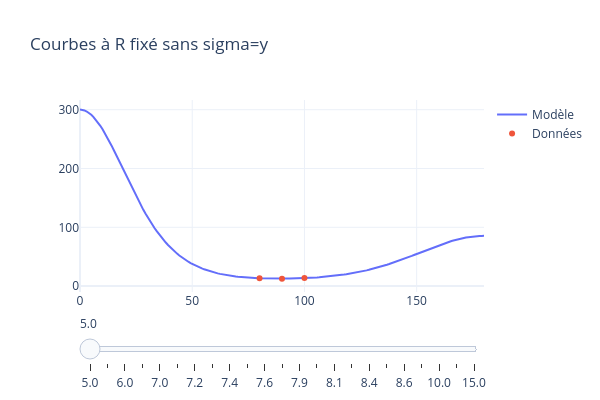
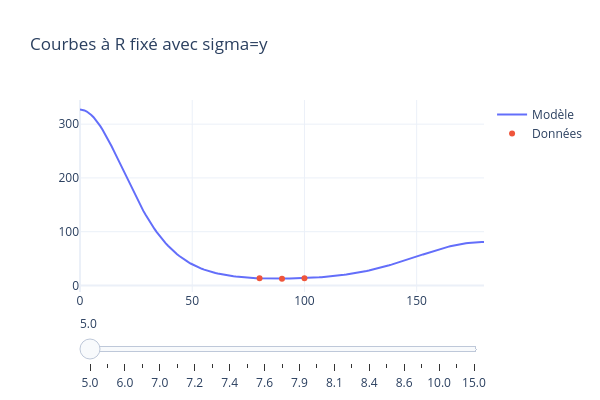

Write notebook code for charts like these, in order.
### Code cell
R_vals = np.array([5.0,5.5,6.0,6.5,7.0,7.1,7.2,7.3,7.4,7.5,7.6,7.7,
                   7.9,8.0,8.1,8.2,8.4,8.5,8.6,9.0,10.0,12.0,15.0])
x = np.linspace(0, 180, 180)
plot_interactif(V_opt, params_opt_cf, R_vals, x, Ar,
                fixed_col="R", x_col="Theta", y_col="Energy_mEh",
                title="Courbes à R fixé sans sigma=y")
plot_interactif(V_opt, params_opt_cf_sigma, R_vals, x, Ar,
                fixed_col="R", x_col="Theta", y_col="Energy_mEh",
                title="Courbes à R fixé avec sigma=y")

### Figure 1 — Plotly figure (JSON) as saved in the notebook; plotly's stock layout.template omitted (floating-point values rounded to 4 significant figures; data arrays with more than 128 entries replaced by an {"elided": "..."} marker saying what was removed)
{"data": [{"mode": "lines", "name": "Modèle", "type": "scatter", "visible": true, "x": {"elided": "180 float values"}, "y": {"elided": "180 float values"}}, {"mode": "markers", "name": "Données", "type": "scatter", "visible": true, "x": [80.0, 90.0, 100.0], "y": [13.3, 12.67, 13.57]}, {"mode": "lines", "name": "Modèle", "type": "scatter", "visible": false, "x": {"elided": "180 float values"}, "y": {"elided": "180 float values"}}, {"mode": "markers", "name": "Données", "type": "scatter", "visible": false, "x": [60.0, 80.0, 90.0, 100.0, 120.0], "y": [8.193, 4.201, 3.923, 4.239, 7.092]}, {"mode": "lines", "name": "Modèle", "type": "scatter", "visible": false, "x": {"elided": "180 float values"}, "y": {"elided": "180 float values"}}, {"mode": "markers", "name": "Données", "type": "scatter", "visible": false, "x": [40.0, 60.0, 80.0, 90.0, 100.0, 120.0, 140.0, 160.0], "y": [9.685, 2.248, 0.78, 0.6841, 0.7876, 1.807, 4.729, 9.284]}, {"mode": "lines", "name": "Modèle", "type": "scatter", "visible": false, "x": {"elided": "180 float values"}, "y": {"elided": "180 float values"}}, {"mode": "markers", "name": "Données", "type": "scatter", "visible": false, "x": [20.0, 40.0, 60.0, 80.0, 90.0, 100.0, 120.0, 140.0, 160.0, 180.0], "y": [10.76, 2.752, 0.0984, -0.3333, -0.3519, -0.3234, -0.0172, 0.9877, 2.639, 3.561]}, {"mode": "lines", "name": "Modèle", "type": "scatter", "visible": false, "x": {"elided": "180 float values"}, "y": {"elided": "180 float values"}}, {"mode": "markers", "name": "Données", "type": "scatter", "visible": false, "x": [0.0, 20.0, 40.0, 60.0, 80.0, 90.0, 95.0, 100.0, 105.0, 120.0, 140.0, 160.0, 180.0], "y": [5.216, 2.908, 0.2404, -0.5243, -0.5763, -0.5679, -0.5659, -0.5642, -0.5608, -0.5128, -0.2355, 0.2932, 0.6012]}, {"mode": "lines", "name": "Modèle", "type": "scatter", "visible": false, "x": {"elided": "180 float values"}, "y": {"elided": "180 float values"}}, {"mode": "markers", "name": "Données", "type": "scatter", "visible": false, "x": [90.0, 95.0, 100.0, 105.0], "y": [-0.5698, -0.5682, -0.5677, -0.5674]}, {"mode": "lines", "name": "Modèle", "type": "scatter", "visible": false, "x": {"elided": "180 float values"}, "y": {"elided": "180 float values"}}, {"mode": "markers", "name": "Données", "type": "scatter", "visible": false, "x": [90.0, 95.0, 100.0, 105.0], "y": [-0.564, -0.5628, -0.5634, -0.5654]}, {"mode": "lines", "name": "Modèle", "type": "scatter", "visible": false, "x": {"elided": "180 float values"}, "y": {"elided": "180 float values"}}, {"mode": "markers", "name": "Données", "type": "scatter", "visible": false, "x": [55.0, 60.0], "y": [-0.5845, -0.5993]}, {"mode": "lines", "name": "Modèle", "type": "scatter", "visible": false, "x": {"elided": "180 float values"}, "y": {"elided": "180 float values"}}, {"mode": "markers", "name": "Données", "type": "scatter", "visible": false, "x": [50.0, 55.0, 60.0], "y": [-0.5753, -0.598, -0.6005]}, {"mode": "lines", "name": "Modèle", "type": "scatter", "visible": false, "x": {"elided": "180 float values"}, "y": {"elided": "180 float values"}}, {"mode": "markers", "name": "Données", "type": "scatter", "visible": false, "x": [0.0, 20.0, 40.0, 50.0, 55.0, 60.0, 80.0, 90.0, 100.0, 120.0, 140.0, 160.0, 180.0], "y": [0.8517, 0.1951, -0.4983, -0.5935, -0.6008, -0.5938, -0.5312, -0.5169, -0.5194, -0.5462, -0.5195, -0.3979, -0.3166]}, {"mode": "lines", "name": "Modèle", "type": "scatter", "visible": false, "x": {"elided": "180 float values"}, "y": {"elided": "180 float values"}}, {"mode": "markers", "name": "Données", "type": "scatter", "visible": false, "x": [45.0, 50.0, 55.0], "y": [-0.5864, -0.5996, -0.5957]}, {"mode": "lines", "name": "Modèle", "type": "scatter", "visible": false, "x": {"elided": "180 float values"}, "y": {"elided": "180 float values"}}, {"mode": "markers", "name": "Données", "type": "scatter", "visible": false, "x": [50.0], "y": [-0.5968]}, {"mode": "lines", "name": "Modèle", "type": "scatter", "visible": false, "x": {"elided": "180 float values"}, "y": {"elided": "180 float values"}}, {"mode": "markers", "name": "Données", "type": "scatter", "visible": false, "x": [180.0], "y": [-0.4903]}, {"mode": "lines", "name": "Modèle", "type": "scatter", "visible": false, "x": {"elided": "180 float values"}, "y": {"elided": "180 float values"}}, {"mode": "markers", "name": "Données", "type": "scatter", "visible": false, "x": [0.0, 20.0, 40.0, 60.0, 80.0, 90.0, 100.0, 120.0, 140.0, 160.0, 180.0], "y": [-0.4431, -0.5514, -0.5956, -0.4981, -0.4183, -0.4048, -0.4082, -0.4492, -0.494, -0.5039, -0.4986]}, {"mode": "lines", "name": "Modèle", "type": "scatter", "visible": false, "x": {"elided": "180 float values"}, "y": {"elided": "180 float values"}}, {"mode": "markers", "name": "Données", "type": "scatter", "visible": false, "x": [180.0], "y": [-0.4985]}, {"mode": "lines", "name": "Modèle", "type": "scatter", "visible": false, "x": {"elided": "180 float values"}, "y": {"elided": "180 float values"}}, {"mode": "markers", "name": "Données", "type": "scatter", "visible": false, "x": [180.0], "y": [-0.4925]}, {"mode": "lines", "name": "Modèle", "type": "scatter", "visible": false, "x": {"elided": "180 float values"}, "y": {"elided": "180 float values"}}, {"mode": "markers", "name": "Données", "type": "scatter", "visible": false, "x": [0.0], "y": [-0.6621]}, {"mode": "lines", "name": "Modèle", "type": "scatter", "visible": false, "x": {"elided": "180 float values"}, "y": {"elided": "180 float values"}}, {"mode": "markers", "name": "Données", "type": "scatter", "visible": false, "x": [0.0, 20.0, 40.0, 60.0, 80.0, 90.0, 100.0, 120.0, 140.0, 160.0, 180.0], "y": [-0.6688, -0.6259, -0.5029, -0.3784, -0.3094, -0.2991, -0.3019, -0.3388, -0.3929, -0.4348, -0.4489]}, {"mode": "lines", "name": "Modèle", "type": "scatter", "visible": false, "x": {"elided": "180 float values"}, "y": {"elided": "180 float values"}}, {"mode": "markers", "name": "Données", "type": "scatter", "visible": false, "x": [0.0], "y": [-0.6642]}, {"mode": "lines", "name": "Modèle", "type": "scatter", "visible": false, "x": {"elided": "180 float values"}, "y": {"elided": "180 float values"}}, {"mode": "markers", "name": "Données", "type": "scatter", "visible": false, "x": [0.0, 20.0, 40.0, 60.0, 80.0, 90.0, 100.0, 120.0, 140.0, 160.0, 180.0], "y": [-0.5832, -0.5152, -0.3807, -0.2756, -0.2232, -0.2159, -0.2187, -0.247, -0.2928, -0.3338, -0.3496]}, {"mode": "lines", "name": "Modèle", "type": "scatter", "visible": false, "x": {"elided": "180 float values"}, "y": {"elided": "180 float values"}}, {"mode": "markers", "name": "Données", "type": "scatter", "visible": false, "x": [0.0, 20.0, 40.0, 60.0, 80.0, 90.0, 100.0, 120.0, 140.0, 160.0, 180.0], "y": [-0.3155, -0.274, -0.1981, -0.1427, -0.117, -0.1134, -0.1149, -0.1292, -0.155, -0.1785, -0.1884]}, {"mode": "lines", "name": "Modèle", "type": "scatter", "visible": false, "x": {"elided": "180 float values"}, "y": {"elided": "180 float values"}}, {"mode": "markers", "name": "Données", "type": "scatter", "visible": false, "x": [0.0, 20.0, 40.0, 60.0, 80.0, 90.0, 100.0, 120.0, 140.0, 160.0, 180.0], "y": [-0.0831, -0.0742, -0.0568, -0.0431, -0.0365, -0.0356, -0.0362, -0.0405, -0.0475, -0.054, -0.0569]}, {"mode": "lines", "name": "Modèle", "type": "scatter", "visible": false, "x": {"elided": "180 float values"}, "y": {"elided": "180 float values"}}, {"mode": "markers", "name": "Données", "type": "scatter", "visible": false, "x": [0.0, 20.0, 40.0, 60.0, 80.0, 90.0, 100.0, 120.0, 140.0, 160.0, 180.0], "y": [-0.0178, -0.0165, -0.0135, -0.0107, -0.0095, -0.0093, -0.0095, -0.0095, -0.0108, -0.012, -0.0126]}], "layout": {"height": 400, "sliders": [{"steps": [{"args": [{"visible": [true, true, false, false, false, false, false, false, false, false, false, false, false, false, false, false, false, false, false, false, false, false, false, false, false, false, false, false, false, false, false, false, false, false, false, false, false, false, false, false, false, false, false, false, false, false]}, {"title": "R = 5.0"}], "label": "5.0", "method": "update"}, {"args": [{"visible": [false, false, true, true, false, false, false, false, false, false, false, false, false, false, false, false, false, false, false, false, false, false, false, false, false, false, false, false, false, false, false, false, false, false, false, false, false, false, false, false, false, false, false, false, false, false]}, {"title": "R = 5.5"}], "label": "5.5", "method": "update"}, {"args": [{"visible": [false, false, false, false, true, true, false, false, false, false, false, false, false, false, false, false, false, false, false, false, false, false, false, false, false, false, false, false, false, false, false, false, false, false, false, false, false, false, false, false, false, false, false, false, false, false]}, {"title": "R = 6.0"}], "label": "6.0", "method": "update"}, {"args": [{"visible": [false, false, false, false, false, false, true, true, false, false, false, false, false, false, false, false, false, false, false, false, false, false, false, false, false, false, false, false, false, false, false, false, false, false, false, false, false, false, false, false, false, false, false, false, false, false]}, {"title": "R = 6.5"}], "label": "6.5", "method": "update"}, {"args": [{"visible": [false, false, false, false, false, false, false, false, true, true, false, false, false, false, false, false, false, false, false, false, false, false, false, false, false, false, false, false, false, false, false, false, false, false, false, false, false, false, false, false, false, false, false, false, false, false]}, {"title": "R = 7.0"}], "label": "7.0", "method": "update"}, {"args": [{"visible": [false, false, false, false, false, false, false, false, false, false, true, true, false, false, false, false, false, false, false, false, false, false, false, false, false, false, false, false, false, false, false, false, false, false, false, false, false, false, false, false, false, false, false, false, false, false]}, {"title": "R = 7.1"}], "label": "7.1", "method": "update"}, {"args": [{"visible": [false, false, false, false, false, false, false, false, false, false, false, false, true, true, false, false, false, false, false, false, false, false, false, false, false, false, false, false, false, false, false, false, false, false, false, false, false, false, false, false, false, false, false, false, false, false]}, {"title": "R = 7.2"}], "label": "7.2", "method": "update"}, {"args": [{"visible": [false, false, false, false, false, false, false, false, false, false, false, false, false, false, true, true, false, false, false, false, false, false, false, false, false, false, false, false, false, false, false, false, false, false, false, false, false, false, false, false, false, false, false, false, false, false]}, {"title": "R = 7.3"}], "label": "7.3", "method": "update"}, {"args": [{"visible": [false, false, false, false, false, false, false, false, false, false, false, false, false, false, false, false, true, true, false, false, false, false, false, false, false, false, false, false, false, false, false, false, false, false, false, false, false, false, false, false, false, false, false, false, false, false]}, {"title": "R = 7.4"}], "label": "7.4", "method": "update"}, {"args": [{"visible": [false, false, false, false, false, false, false, false, false, false, false, false, false, false, false, false, false, false, true, true, false, false, false, false, false, false, false, false, false, false, false, false, false, false, false, false, false, false, false, false, false, false, false, false, false, false]}, {"title": "R = 7.5"}], "label": "7.5", "method": "update"}, {"args": [{"visible": [false, false, false, false, false, false, false, false, false, false, false, false, false, false, false, false, false, false, false, false, true, true, false, false, false, false, false, false, false, false, false, false, false, false, false, false, false, false, false, false, false, false, false, false, false, false]}, {"title": "R = 7.6"}], "label": "7.6", "method": "update"}, {"args": [{"visible": [false, false, false, false, false, false, false, false, false, false, false, false, false, false, false, false, false, false, false, false, false, false, true, true, false, false, false, false, false, false, false, false, false, false, false, false, false, false, false, false, false, false, false, false, false, false]}, {"title": "R = 7.7"}], "label": "7.7", "method": "update"}, {"args": [{"visible": [false, false, false, false, false, false, false, false, false, false, false, false, false, false, false, false, false, false, false, false, false, false, false, false, true, true, false, false, false, false, false, false, false, false, false, false, false, false, false, false, false, false, false, false, false, false]}, {"title": "R = 7.9"}], "label": "7.9", "method": "update"}, {"args": [{"visible": [false, false, false, false, false, false, false, false, false, false, false, false, false, false, false, false, false, false, false, false, false, false, false, false, false, false, true, true, false, false, false, false, false, false, false, false, false, false, false, false, false, false, false, false, false, false]}, {"title": "R = 8.0"}], "label": "8.0", "method": "update"}, {"args": [{"visible": [false, false, false, false, false, false, false, false, false, false, false, false, false, false, false, false, false, false, false, false, false, false, false, false, false, false, false, false, true, true, false, false, false, false, false, false, false, false, false, false, false, false, false, false, false, false]}, {"title": "R = 8.1"}], "label": "8.1", "method": "update"}, {"args": [{"visible": [false, false, false, false, false, false, false, false, false, false, false, false, false, false, false, false, false, false, false, false, false, false, false, false, false, false, false, false, false, false, true, true, false, false, false, false, false, false, false, false, false, false, false, false, false, false]}, {"title": "R = 8.2"}], "label": "8.2", "method": "update"}, {"args": [{"visible": [false, false, false, false, false, false, false, false, false, false, false, false, false, false, false, false, false, false, false, false, false, false, false, false, false, false, false, false, false, false, false, false, true, true, false, false, false, false, false, false, false, false, false, false, false, false]}, {"title": "R = 8.4"}], "label": "8.4", "method": "update"}, {"args": [{"visible": [false, false, false, false, false, false, false, false, false, false, false, false, false, false, false, false, false, false, false, false, false, false, false, false, false, false, false, false, false, false, false, false, false, false, true, true, false, false, false, false, false, false, false, false, false, false]}, {"title": "R = 8.5"}], "label": "8.5", "method": "update"}, {"args": [{"visible": [false, false, false, false, false, false, false, false, false, false, false, false, false, false, false, false, false, false, false, false, false, false, false, false, false, false, false, false, false, false, false, false, false, false, false, false, true, true, false, false, false, false, false, false, false, false]}, {"title": "R = 8.6"}], "label": "8.6", "method": "update"}, {"args": [{"visible": [false, false, false, false, false, false, false, false, false, false, false, false, false, false, false, false, false, false, false, false, false, false, false, false, false, false, false, false, false, false, false, false, false, false, false, false, false, false, true, true, false, false, false, false, false, false]}, {"title": "R = 9.0"}], "label": "9.0", "method": "update"}, {"args": [{"visible": [false, false, false, false, false, false, false, false, false, false, false, false, false, false, false, false, false, false, false, false, false, false, false, false, false, false, false, false, false, false, false, false, false, false, false, false, false, false, false, false, true, true, false, false, false, false]}, {"title": "R = 10.0"}], "label": "10.0", "method": "update"}, {"args": [{"visible": [false, false, false, false, false, false, false, false, false, false, false, false, false, false, false, false, false, false, false, false, false, false, false, false, false, false, false, false, false, false, false, false, false, false, false, false, false, false, false, false, false, false, true, true, false, false]}, {"title": "R = 12.0"}], "label": "12.0", "method": "update"}, {"args": [{"visible": [false, false, false, false, false, false, false, false, false, false, false, false, false, false, false, false, false, false, false, false, false, false, false, false, false, false, false, false, false, false, false, false, false, false, false, false, false, false, false, false, false, false, false, false, true, true]}, {"title": "R = 15.0"}], "label": "15.0", "method": "update"}]}], "title": {"text": "Courbes à R fixé sans sigma=y"}, "uirevision": true, "width": 600}}

### Figure 2 — Plotly figure (JSON) as saved in the notebook; plotly's stock layout.template omitted (floating-point values rounded to 4 significant figures; data arrays with more than 128 entries replaced by an {"elided": "..."} marker saying what was removed)
{"data": [{"mode": "lines", "name": "Modèle", "type": "scatter", "visible": true, "x": {"elided": "180 float values"}, "y": {"elided": "180 float values"}}, {"mode": "markers", "name": "Données", "type": "scatter", "visible": true, "x": [80.0, 90.0, 100.0], "y": [13.3, 12.67, 13.57]}, {"mode": "lines", "name": "Modèle", "type": "scatter", "visible": false, "x": {"elided": "180 float values"}, "y": {"elided": "180 float values"}}, {"mode": "markers", "name": "Données", "type": "scatter", "visible": false, "x": [60.0, 80.0, 90.0, 100.0, 120.0], "y": [8.193, 4.201, 3.923, 4.239, 7.092]}, {"mode": "lines", "name": "Modèle", "type": "scatter", "visible": false, "x": {"elided": "180 float values"}, "y": {"elided": "180 float values"}}, {"mode": "markers", "name": "Données", "type": "scatter", "visible": false, "x": [40.0, 60.0, 80.0, 90.0, 100.0, 120.0, 140.0, 160.0], "y": [9.685, 2.248, 0.78, 0.6841, 0.7876, 1.807, 4.729, 9.284]}, {"mode": "lines", "name": "Modèle", "type": "scatter", "visible": false, "x": {"elided": "180 float values"}, "y": {"elided": "180 float values"}}, {"mode": "markers", "name": "Données", "type": "scatter", "visible": false, "x": [20.0, 40.0, 60.0, 80.0, 90.0, 100.0, 120.0, 140.0, 160.0, 180.0], "y": [10.76, 2.752, 0.0984, -0.3333, -0.3519, -0.3234, -0.0172, 0.9877, 2.639, 3.561]}, {"mode": "lines", "name": "Modèle", "type": "scatter", "visible": false, "x": {"elided": "180 float values"}, "y": {"elided": "180 float values"}}, {"mode": "markers", "name": "Données", "type": "scatter", "visible": false, "x": [0.0, 20.0, 40.0, 60.0, 80.0, 90.0, 95.0, 100.0, 105.0, 120.0, 140.0, 160.0, 180.0], "y": [5.216, 2.908, 0.2404, -0.5243, -0.5763, -0.5679, -0.5659, -0.5642, -0.5608, -0.5128, -0.2355, 0.2932, 0.6012]}, {"mode": "lines", "name": "Modèle", "type": "scatter", "visible": false, "x": {"elided": "180 float values"}, "y": {"elided": "180 float values"}}, {"mode": "markers", "name": "Données", "type": "scatter", "visible": false, "x": [90.0, 95.0, 100.0, 105.0], "y": [-0.5698, -0.5682, -0.5677, -0.5674]}, {"mode": "lines", "name": "Modèle", "type": "scatter", "visible": false, "x": {"elided": "180 float values"}, "y": {"elided": "180 float values"}}, {"mode": "markers", "name": "Données", "type": "scatter", "visible": false, "x": [90.0, 95.0, 100.0, 105.0], "y": [-0.564, -0.5628, -0.5634, -0.5654]}, {"mode": "lines", "name": "Modèle", "type": "scatter", "visible": false, "x": {"elided": "180 float values"}, "y": {"elided": "180 float values"}}, {"mode": "markers", "name": "Données", "type": "scatter", "visible": false, "x": [55.0, 60.0], "y": [-0.5845, -0.5993]}, {"mode": "lines", "name": "Modèle", "type": "scatter", "visible": false, "x": {"elided": "180 float values"}, "y": {"elided": "180 float values"}}, {"mode": "markers", "name": "Données", "type": "scatter", "visible": false, "x": [50.0, 55.0, 60.0], "y": [-0.5753, -0.598, -0.6005]}, {"mode": "lines", "name": "Modèle", "type": "scatter", "visible": false, "x": {"elided": "180 float values"}, "y": {"elided": "180 float values"}}, {"mode": "markers", "name": "Données", "type": "scatter", "visible": false, "x": [0.0, 20.0, 40.0, 50.0, 55.0, 60.0, 80.0, 90.0, 100.0, 120.0, 140.0, 160.0, 180.0], "y": [0.8517, 0.1951, -0.4983, -0.5935, -0.6008, -0.5938, -0.5312, -0.5169, -0.5194, -0.5462, -0.5195, -0.3979, -0.3166]}, {"mode": "lines", "name": "Modèle", "type": "scatter", "visible": false, "x": {"elided": "180 float values"}, "y": {"elided": "180 float values"}}, {"mode": "markers", "name": "Données", "type": "scatter", "visible": false, "x": [45.0, 50.0, 55.0], "y": [-0.5864, -0.5996, -0.5957]}, {"mode": "lines", "name": "Modèle", "type": "scatter", "visible": false, "x": {"elided": "180 float values"}, "y": {"elided": "180 float values"}}, {"mode": "markers", "name": "Données", "type": "scatter", "visible": false, "x": [50.0], "y": [-0.5968]}, {"mode": "lines", "name": "Modèle", "type": "scatter", "visible": false, "x": {"elided": "180 float values"}, "y": {"elided": "180 float values"}}, {"mode": "markers", "name": "Données", "type": "scatter", "visible": false, "x": [180.0], "y": [-0.4903]}, {"mode": "lines", "name": "Modèle", "type": "scatter", "visible": false, "x": {"elided": "180 float values"}, "y": {"elided": "180 float values"}}, {"mode": "markers", "name": "Données", "type": "scatter", "visible": false, "x": [0.0, 20.0, 40.0, 60.0, 80.0, 90.0, 100.0, 120.0, 140.0, 160.0, 180.0], "y": [-0.4431, -0.5514, -0.5956, -0.4981, -0.4183, -0.4048, -0.4082, -0.4492, -0.494, -0.5039, -0.4986]}, {"mode": "lines", "name": "Modèle", "type": "scatter", "visible": false, "x": {"elided": "180 float values"}, "y": {"elided": "180 float values"}}, {"mode": "markers", "name": "Données", "type": "scatter", "visible": false, "x": [180.0], "y": [-0.4985]}, {"mode": "lines", "name": "Modèle", "type": "scatter", "visible": false, "x": {"elided": "180 float values"}, "y": {"elided": "180 float values"}}, {"mode": "markers", "name": "Données", "type": "scatter", "visible": false, "x": [180.0], "y": [-0.4925]}, {"mode": "lines", "name": "Modèle", "type": "scatter", "visible": false, "x": {"elided": "180 float values"}, "y": {"elided": "180 float values"}}, {"mode": "markers", "name": "Données", "type": "scatter", "visible": false, "x": [0.0], "y": [-0.6621]}, {"mode": "lines", "name": "Modèle", "type": "scatter", "visible": false, "x": {"elided": "180 float values"}, "y": {"elided": "180 float values"}}, {"mode": "markers", "name": "Données", "type": "scatter", "visible": false, "x": [0.0, 20.0, 40.0, 60.0, 80.0, 90.0, 100.0, 120.0, 140.0, 160.0, 180.0], "y": [-0.6688, -0.6259, -0.5029, -0.3784, -0.3094, -0.2991, -0.3019, -0.3388, -0.3929, -0.4348, -0.4489]}, {"mode": "lines", "name": "Modèle", "type": "scatter", "visible": false, "x": {"elided": "180 float values"}, "y": {"elided": "180 float values"}}, {"mode": "markers", "name": "Données", "type": "scatter", "visible": false, "x": [0.0], "y": [-0.6642]}, {"mode": "lines", "name": "Modèle", "type": "scatter", "visible": false, "x": {"elided": "180 float values"}, "y": {"elided": "180 float values"}}, {"mode": "markers", "name": "Données", "type": "scatter", "visible": false, "x": [0.0, 20.0, 40.0, 60.0, 80.0, 90.0, 100.0, 120.0, 140.0, 160.0, 180.0], "y": [-0.5832, -0.5152, -0.3807, -0.2756, -0.2232, -0.2159, -0.2187, -0.247, -0.2928, -0.3338, -0.3496]}, {"mode": "lines", "name": "Modèle", "type": "scatter", "visible": false, "x": {"elided": "180 float values"}, "y": {"elided": "180 float values"}}, {"mode": "markers", "name": "Données", "type": "scatter", "visible": false, "x": [0.0, 20.0, 40.0, 60.0, 80.0, 90.0, 100.0, 120.0, 140.0, 160.0, 180.0], "y": [-0.3155, -0.274, -0.1981, -0.1427, -0.117, -0.1134, -0.1149, -0.1292, -0.155, -0.1785, -0.1884]}, {"mode": "lines", "name": "Modèle", "type": "scatter", "visible": false, "x": {"elided": "180 float values"}, "y": {"elided": "180 float values"}}, {"mode": "markers", "name": "Données", "type": "scatter", "visible": false, "x": [0.0, 20.0, 40.0, 60.0, 80.0, 90.0, 100.0, 120.0, 140.0, 160.0, 180.0], "y": [-0.0831, -0.0742, -0.0568, -0.0431, -0.0365, -0.0356, -0.0362, -0.0405, -0.0475, -0.054, -0.0569]}, {"mode": "lines", "name": "Modèle", "type": "scatter", "visible": false, "x": {"elided": "180 float values"}, "y": {"elided": "180 float values"}}, {"mode": "markers", "name": "Données", "type": "scatter", "visible": false, "x": [0.0, 20.0, 40.0, 60.0, 80.0, 90.0, 100.0, 120.0, 140.0, 160.0, 180.0], "y": [-0.0178, -0.0165, -0.0135, -0.0107, -0.0095, -0.0093, -0.0095, -0.0095, -0.0108, -0.012, -0.0126]}], "layout": {"height": 400, "sliders": [{"steps": [{"args": [{"visible": [true, true, false, false, false, false, false, false, false, false, false, false, false, false, false, false, false, false, false, false, false, false, false, false, false, false, false, false, false, false, false, false, false, false, false, false, false, false, false, false, false, false, false, false, false, false]}, {"title": "R = 5.0"}], "label": "5.0", "method": "update"}, {"args": [{"visible": [false, false, true, true, false, false, false, false, false, false, false, false, false, false, false, false, false, false, false, false, false, false, false, false, false, false, false, false, false, false, false, false, false, false, false, false, false, false, false, false, false, false, false, false, false, false]}, {"title": "R = 5.5"}], "label": "5.5", "method": "update"}, {"args": [{"visible": [false, false, false, false, true, true, false, false, false, false, false, false, false, false, false, false, false, false, false, false, false, false, false, false, false, false, false, false, false, false, false, false, false, false, false, false, false, false, false, false, false, false, false, false, false, false]}, {"title": "R = 6.0"}], "label": "6.0", "method": "update"}, {"args": [{"visible": [false, false, false, false, false, false, true, true, false, false, false, false, false, false, false, false, false, false, false, false, false, false, false, false, false, false, false, false, false, false, false, false, false, false, false, false, false, false, false, false, false, false, false, false, false, false]}, {"title": "R = 6.5"}], "label": "6.5", "method": "update"}, {"args": [{"visible": [false, false, false, false, false, false, false, false, true, true, false, false, false, false, false, false, false, false, false, false, false, false, false, false, false, false, false, false, false, false, false, false, false, false, false, false, false, false, false, false, false, false, false, false, false, false]}, {"title": "R = 7.0"}], "label": "7.0", "method": "update"}, {"args": [{"visible": [false, false, false, false, false, false, false, false, false, false, true, true, false, false, false, false, false, false, false, false, false, false, false, false, false, false, false, false, false, false, false, false, false, false, false, false, false, false, false, false, false, false, false, false, false, false]}, {"title": "R = 7.1"}], "label": "7.1", "method": "update"}, {"args": [{"visible": [false, false, false, false, false, false, false, false, false, false, false, false, true, true, false, false, false, false, false, false, false, false, false, false, false, false, false, false, false, false, false, false, false, false, false, false, false, false, false, false, false, false, false, false, false, false]}, {"title": "R = 7.2"}], "label": "7.2", "method": "update"}, {"args": [{"visible": [false, false, false, false, false, false, false, false, false, false, false, false, false, false, true, true, false, false, false, false, false, false, false, false, false, false, false, false, false, false, false, false, false, false, false, false, false, false, false, false, false, false, false, false, false, false]}, {"title": "R = 7.3"}], "label": "7.3", "method": "update"}, {"args": [{"visible": [false, false, false, false, false, false, false, false, false, false, false, false, false, false, false, false, true, true, false, false, false, false, false, false, false, false, false, false, false, false, false, false, false, false, false, false, false, false, false, false, false, false, false, false, false, false]}, {"title": "R = 7.4"}], "label": "7.4", "method": "update"}, {"args": [{"visible": [false, false, false, false, false, false, false, false, false, false, false, false, false, false, false, false, false, false, true, true, false, false, false, false, false, false, false, false, false, false, false, false, false, false, false, false, false, false, false, false, false, false, false, false, false, false]}, {"title": "R = 7.5"}], "label": "7.5", "method": "update"}, {"args": [{"visible": [false, false, false, false, false, false, false, false, false, false, false, false, false, false, false, false, false, false, false, false, true, true, false, false, false, false, false, false, false, false, false, false, false, false, false, false, false, false, false, false, false, false, false, false, false, false]}, {"title": "R = 7.6"}], "label": "7.6", "method": "update"}, {"args": [{"visible": [false, false, false, false, false, false, false, false, false, false, false, false, false, false, false, false, false, false, false, false, false, false, true, true, false, false, false, false, false, false, false, false, false, false, false, false, false, false, false, false, false, false, false, false, false, false]}, {"title": "R = 7.7"}], "label": "7.7", "method": "update"}, {"args": [{"visible": [false, false, false, false, false, false, false, false, false, false, false, false, false, false, false, false, false, false, false, false, false, false, false, false, true, true, false, false, false, false, false, false, false, false, false, false, false, false, false, false, false, false, false, false, false, false]}, {"title": "R = 7.9"}], "label": "7.9", "method": "update"}, {"args": [{"visible": [false, false, false, false, false, false, false, false, false, false, false, false, false, false, false, false, false, false, false, false, false, false, false, false, false, false, true, true, false, false, false, false, false, false, false, false, false, false, false, false, false, false, false, false, false, false]}, {"title": "R = 8.0"}], "label": "8.0", "method": "update"}, {"args": [{"visible": [false, false, false, false, false, false, false, false, false, false, false, false, false, false, false, false, false, false, false, false, false, false, false, false, false, false, false, false, true, true, false, false, false, false, false, false, false, false, false, false, false, false, false, false, false, false]}, {"title": "R = 8.1"}], "label": "8.1", "method": "update"}, {"args": [{"visible": [false, false, false, false, false, false, false, false, false, false, false, false, false, false, false, false, false, false, false, false, false, false, false, false, false, false, false, false, false, false, true, true, false, false, false, false, false, false, false, false, false, false, false, false, false, false]}, {"title": "R = 8.2"}], "label": "8.2", "method": "update"}, {"args": [{"visible": [false, false, false, false, false, false, false, false, false, false, false, false, false, false, false, false, false, false, false, false, false, false, false, false, false, false, false, false, false, false, false, false, true, true, false, false, false, false, false, false, false, false, false, false, false, false]}, {"title": "R = 8.4"}], "label": "8.4", "method": "update"}, {"args": [{"visible": [false, false, false, false, false, false, false, false, false, false, false, false, false, false, false, false, false, false, false, false, false, false, false, false, false, false, false, false, false, false, false, false, false, false, true, true, false, false, false, false, false, false, false, false, false, false]}, {"title": "R = 8.5"}], "label": "8.5", "method": "update"}, {"args": [{"visible": [false, false, false, false, false, false, false, false, false, false, false, false, false, false, false, false, false, false, false, false, false, false, false, false, false, false, false, false, false, false, false, false, false, false, false, false, true, true, false, false, false, false, false, false, false, false]}, {"title": "R = 8.6"}], "label": "8.6", "method": "update"}, {"args": [{"visible": [false, false, false, false, false, false, false, false, false, false, false, false, false, false, false, false, false, false, false, false, false, false, false, false, false, false, false, false, false, false, false, false, false, false, false, false, false, false, true, true, false, false, false, false, false, false]}, {"title": "R = 9.0"}], "label": "9.0", "method": "update"}, {"args": [{"visible": [false, false, false, false, false, false, false, false, false, false, false, false, false, false, false, false, false, false, false, false, false, false, false, false, false, false, false, false, false, false, false, false, false, false, false, false, false, false, false, false, true, true, false, false, false, false]}, {"title": "R = 10.0"}], "label": "10.0", "method": "update"}, {"args": [{"visible": [false, false, false, false, false, false, false, false, false, false, false, false, false, false, false, false, false, false, false, false, false, false, false, false, false, false, false, false, false, false, false, false, false, false, false, false, false, false, false, false, false, false, true, true, false, false]}, {"title": "R = 12.0"}], "label": "12.0", "method": "update"}, {"args": [{"visible": [false, false, false, false, false, false, false, false, false, false, false, false, false, false, false, false, false, false, false, false, false, false, false, false, false, false, false, false, false, false, false, false, false, false, false, false, false, false, false, false, false, false, false, false, true, true]}, {"title": "R = 15.0"}], "label": "15.0", "method": "update"}]}], "title": {"text": "Courbes à R fixé avec sigma=y"}, "uirevision": true, "width": 600}}
